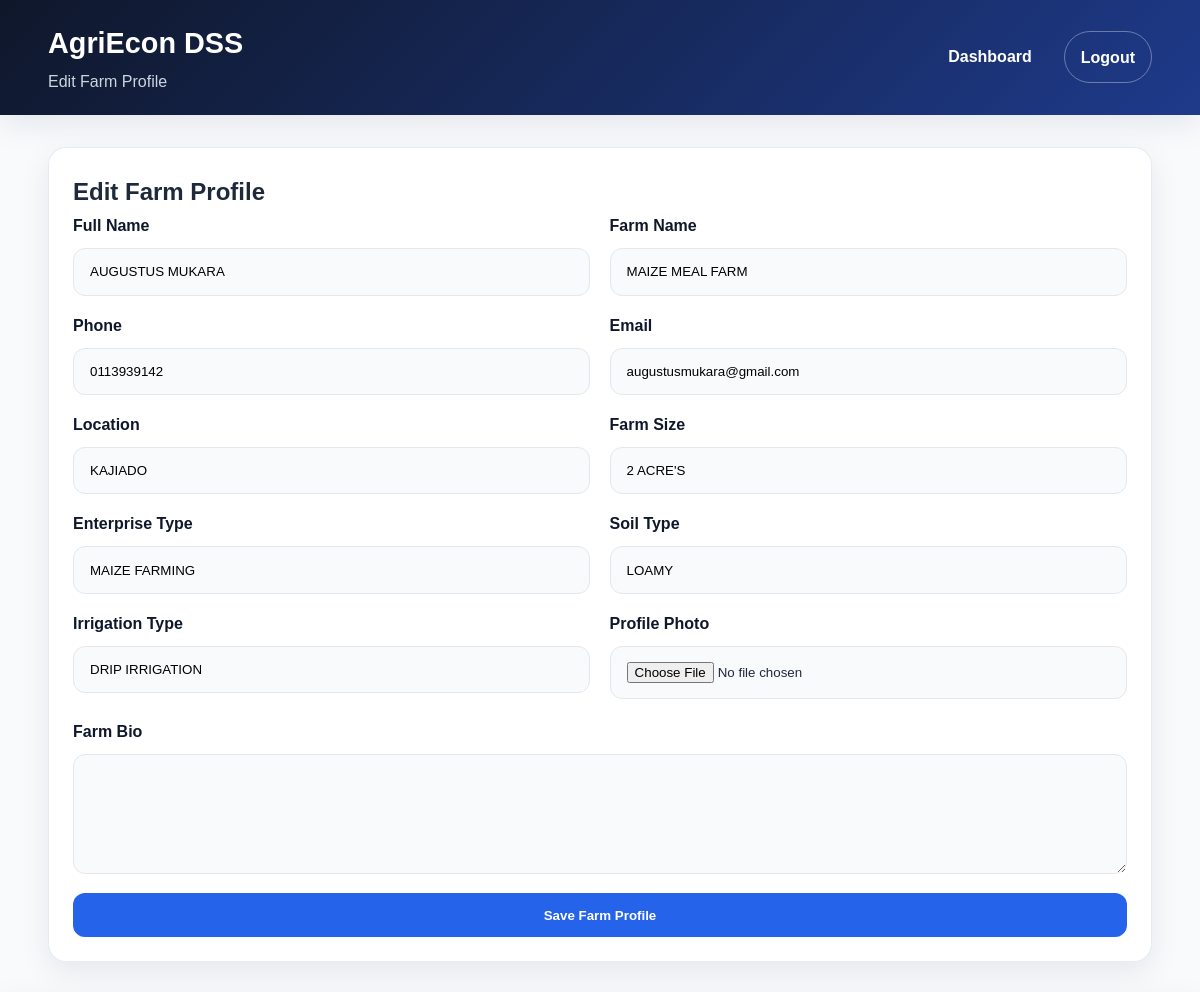
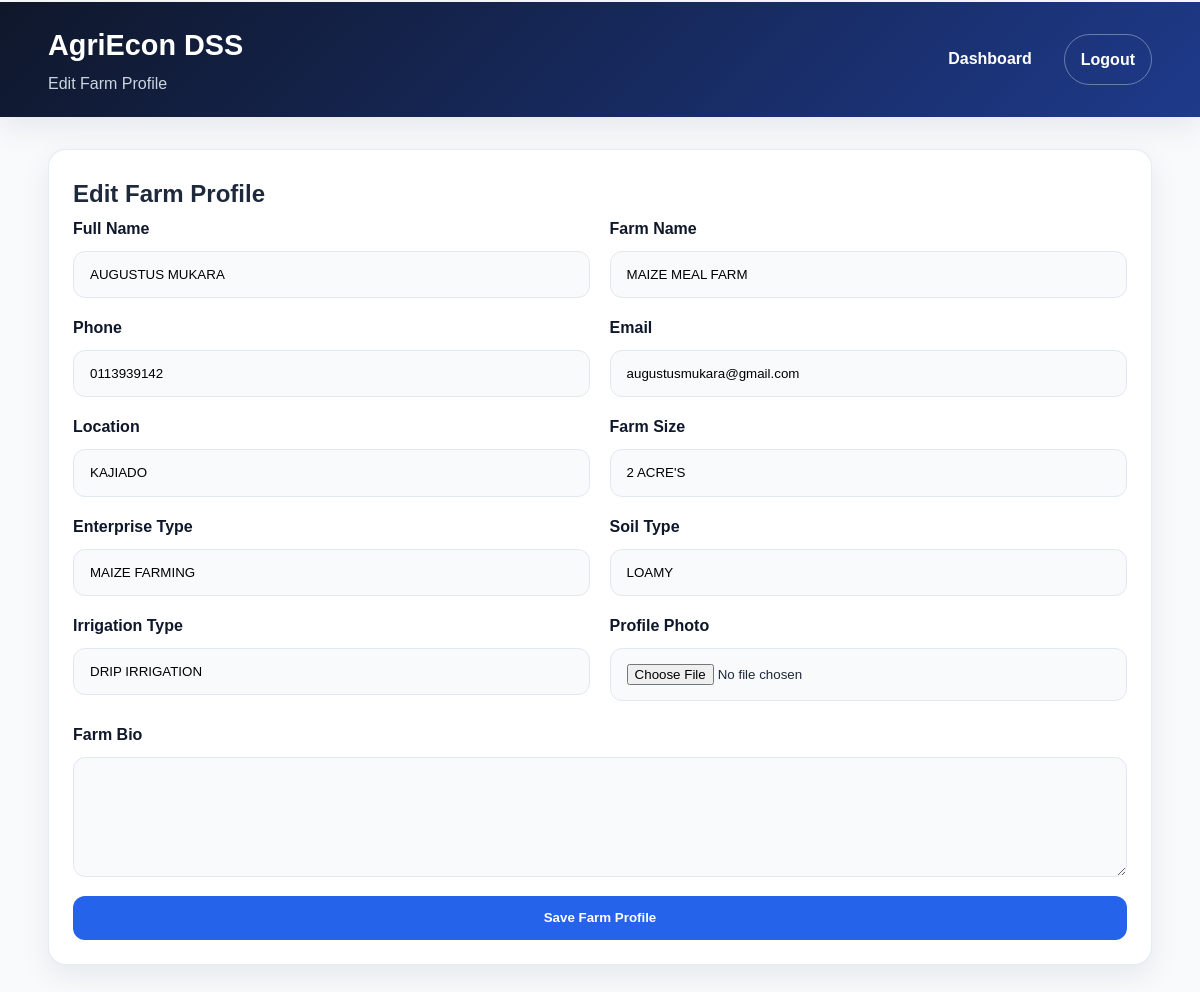
/edit_farm (signed in), run on the app's committed database (2 pictures, top to bottom).
### tables this page shows
CREATE TABLE farmers (
        id INTEGER PRIMARY KEY AUTOINCREMENT,
        username TEXT UNIQUE NOT NULL,
        password TEXT NOT NULL,
        full_name TEXT,
        farm_name TEXT,
        phone TEXT,
        email TEXT,
        location TEXT,
        farm_size TEXT,
        enterprise_type TEXT,
        soil_type TEXT,
        irrigation_type TEXT,
        bio TEXT,
        profile_photo TEXT
    );

### app.py (the view, shortened to what this page needs)
@app.route("/edit_farm", methods=["GET", "POST"])
def edit_farm():
    if not login_required():
        return redirect(url_for("login"))
    conn = get_db()
    farmer = conn.execute("SELECT * FROM farmers WHERE username=?", (session["user"],)).fetchone()
    conn.close()
    return render_template("edit_farm.html", farmer=farmer)

### app.py (called while the page is built)
def get_db():
    conn = sqlite3.connect(DATABASE)
    conn.row_factory = sqlite3.Row
    return conn

def login_required():
    return "user" in session

### templates/edit_farm.html (shortened to what this page needs)
<!DOCTYPE html>
<html lang="en">
<head>
    <link rel="stylesheet" href="{{ url_for('static', filename='style.css') }}">
</head>
<body>
    <header class="site-header">
        <div class="container nav-wrap">
            <div class="brand">
                <h1>AgriEcon DSS</h1>
                <p class="brand-sub">Edit Farm Profile</p>
            </div>
            <nav class="main-nav">
                <a href="{{ url_for('dashboard') }}" class="nav-link">Dashboard</a>
                <a href="{{ url_for('logout') }}" class="nav-link btn-ghost">Logout</a>
            </nav>
        </div>
    </header>
    <main class="container" style="padding: 2rem 0;">
        <section class="card">
            <div class="section-head">
                <h2>Edit Farm Profile</h2>
            </div>
            <form method="POST" enctype="multipart/form-data" class="profile-form">
                <div class="form-grid">
                    <div class="form-group"><label>Full Name</label><input type="text" name="full_name"
                            value="{{ farmer.full_name or '' }}"></div>
                    <div class="form-group"><label>Farm Name</label><input type="text" name="farm_name"
                            value="{{ farmer.farm_name or '' }}"></div>
                    <div class="form-group"><label>Phone</label><input type="text" name="phone"
                            value="{{ farmer.phone or '' }}"></div>
                    <div class="form-group"><label>Email</label><input type="email" name="email"
                            value="{{ farmer.email or '' }}"></div>
                    <div class="form-group"><label>Location</label><input type="text" name="location"
                            value="{{ farmer.location or '' }}"></div>
                    <div class="form-group"><label>Farm Size</label><input type="text" name="farm_size"
                            value="{{ farmer.farm_size or '' }}"></div>
                    <div class="form-group"><label>Enterprise Type</label><input type="text" name="enterprise_type"
                            value="{{ farmer.enterprise_type or '' }}"></div>
                    <div class="form-group"><label>Soil Type</label><input type="text" name="soil_type"
                            value="{{ farmer.soil_type or '' }}"></div>
                    <div class="form-group"><label>Irrigation Type</label><input type="text" name="irrigation_type"
                            value="{{ farmer.irrigation_type or '' }}"></div>
                    <div class="form-group"><label>Profile Photo</label><input type="file" name="profile_photo"></div>
                </div>
                <div class="form-group">
                    <label>Farm Bio</label>
                    <textarea name="bio">{{ farmer.bio or '' }}</textarea>
                </div>
                <button type="submit" class="btn-primary">Save Farm Profile</button>
            </form>
        </section>
    </main>
</body>
</html>
<!DOCTYPE html>
<html lang="en">
<head>
    <link rel="stylesheet" href="{{ url_for('static', filename='style.css') }}">
</head>
<body>
    <header class="site-header">
        <div class="container nav-wrap">
            <div class="brand">
                <h1>AgriEcon DSS</h1>
                <p class="brand-sub">Edit Farm Profile</p>
            </div>
            <nav class="main-nav">
                <a href="{{ url_for('dashboard') }}" class="nav-link">Dashboard</a>
                <a href="{{ url_for('logout') }}" class="nav-link btn-ghost">Logout</a>
            </nav>
        </div>
    </header>
    <main class="container" style="padding: 2rem 0;">
        <section class="card">
            <div class="section-head">
                <h2>Edit Farm Profile</h2>
            </div>
            <form method="POST" enctype="multipart/form-data" class="profile-form">
                <div class="form-grid">
                    <div class="form-group"><label>Full Name</label><input type="text" name="full_name"
                            value="{{ farmer.full_name or '' }}"></div>
                    <div class="form-group"><label>Farm Name</label><input type="text" name="farm_name"
                            value="{{ farmer.farm_name or '' }}"></div>
                    <div class="form-group"><label>Phone</label><input type="text" name="phone"
                            value="{{ farmer.phone or '' }}"></div>
                    <div class="form-group"><label>Email</label><input type="email" name="email"
                            value="{{ farmer.email or '' }}"></div>
                    <div class="form-group"><label>Location</label><input type="text" name="location"
                            value="{{ farmer.location or '' }}"></div>
                    <div class="form-group"><label>Farm Size</label><input type="text" name="farm_size"
                            value="{{ farmer.farm_size or '' }}"></div>
                    <div class="form-group"><label>Enterprise Type</label><input type="text" name="enterprise_type"
                            value="{{ farmer.enterprise_type or '' }}"></div>
                    <div class="form-group"><label>Soil Type</label><input type="text" name="soil_type"
                            value="{{ farmer.soil_type or '' }}"></div>
                    <div class="form-group"><label>Irrigation Type</label><input type="text" name="irrigation_type"
                            value="{{ farmer.irrigation_type or '' }}"></div>
                    <div class="form-group"><label>Profile Photo</label><input type="file" name="profile_photo"></div>
                </div>
                <div class="form-group">
                    <label>Farm Bio</label>
                    <textarea name="bio">{{ farmer.bio or '' }}</textarea>
                </div>
                <button type="submit" class="btn-primary">Save Farm Profile</button>
            </form>
        </section>
    </main>
</body>
</html>

### static/style.css (style rules this page uses)
:root { --primary-color: #2563eb; --primary-dark: #1d4ed8; --secondary-color: #0f172a; --accent-color: #f59e0b; --light-bg: #f8fafc; --white: #ffffff; --text-color: #1e293b; --muted-text: #64748b; --border-color: #e2e8f0; --success-color: #16a34a; --danger-color: #dc2626; --danger-dark: #991b1b; --shadow: 0 10px 30px rgba(15, 23, 42, 0.08); --radius: 18px; --transition: all 0.3s ease; --max-width: 1200px; }
* { margin: 0; padding: 0; box-sizing: border-box; }
body { font-family: Arial, Helvetica, sans-serif; background: var(--light-bg); color: var(--text-color); line-height: 1.7; min-height: 100vh; }
a { text-decoration: none; color: inherit; }
.container { width: min(92%, var(--max-width)); margin: 0 auto; }
.card { background: var(--white); border-radius: var(--radius); box-shadow: var(--shadow); padding: 1.5rem; border: 1px solid rgba(226, 232, 240, 0.8); }
.site-header { background: linear-gradient(135deg, var(--secondary-color), #1e3a8a); color: var(--white); padding: 1.2rem 0; box-shadow: var(--shadow); }
.nav-wrap { display: flex; justify-content: space-between; align-items: center; gap: 2rem; flex-wrap: wrap; }
.brand h1 { font-size: 1.8rem; font-weight: 800; }
.brand-sub { color: #cbd5e1; }
.main-nav { display: flex; gap: 1rem; flex-wrap: wrap; }
.nav-link { color: var(--white); font-weight: 600; padding: 0.7rem 1rem; border-radius: 999px; transition: var(--transition); }
.btn-ghost { border: 1px solid rgba(255, 255, 255, 0.35); }
.btn-primary, .btn-small, button { display: inline-flex; align-items: center; justify-content: center; border: none; cursor: pointer; transition: var(--transition); font-weight: 700; }
.btn-primary { background: var(--primary-color); color: var(--white); padding: 0.9rem 1.3rem; border-radius: 12px; }
.profile-form, .contact-form { display: grid; gap: 1.2rem; }
.form-grid { display: grid; grid-template-columns: repeat(2, 1fr); gap: 1rem 1.2rem; }
.form-group { display: flex; flex-direction: column; gap: 0.55rem; }
label { font-weight: 700; color: var(--secondary-color); }
input, textarea, select { width: 100%; padding: 0.95rem 1rem; border: 1px solid var(--border-color); border-radius: 12px; background: #f8fafc; outline: none; transition: var(--transition); }
textarea { resize: vertical; min-height: 120px; }

### data on the page
farmers: full_name "AUGUSTUS MUKARA", farm_name "MAIZE MEAL FARM", phone "0113939142", email "augustusmukara@gmail.com", location "KAJIADO", farm_size "2 ACRE'S", enterprise_type "MAIZE FARMING", soil_type "LOAMY", irrigation_type "DRIP IRRIGATION"
